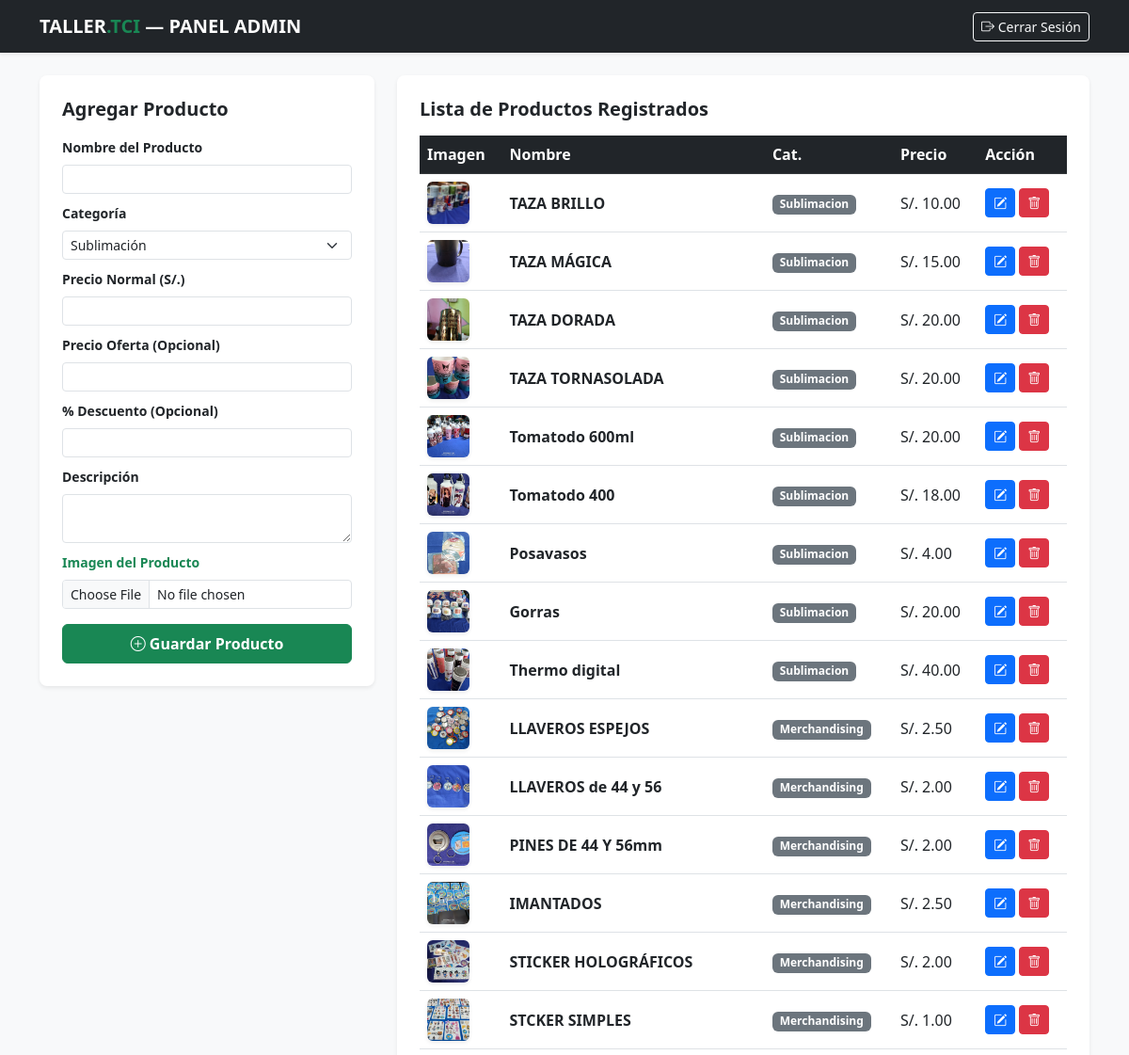
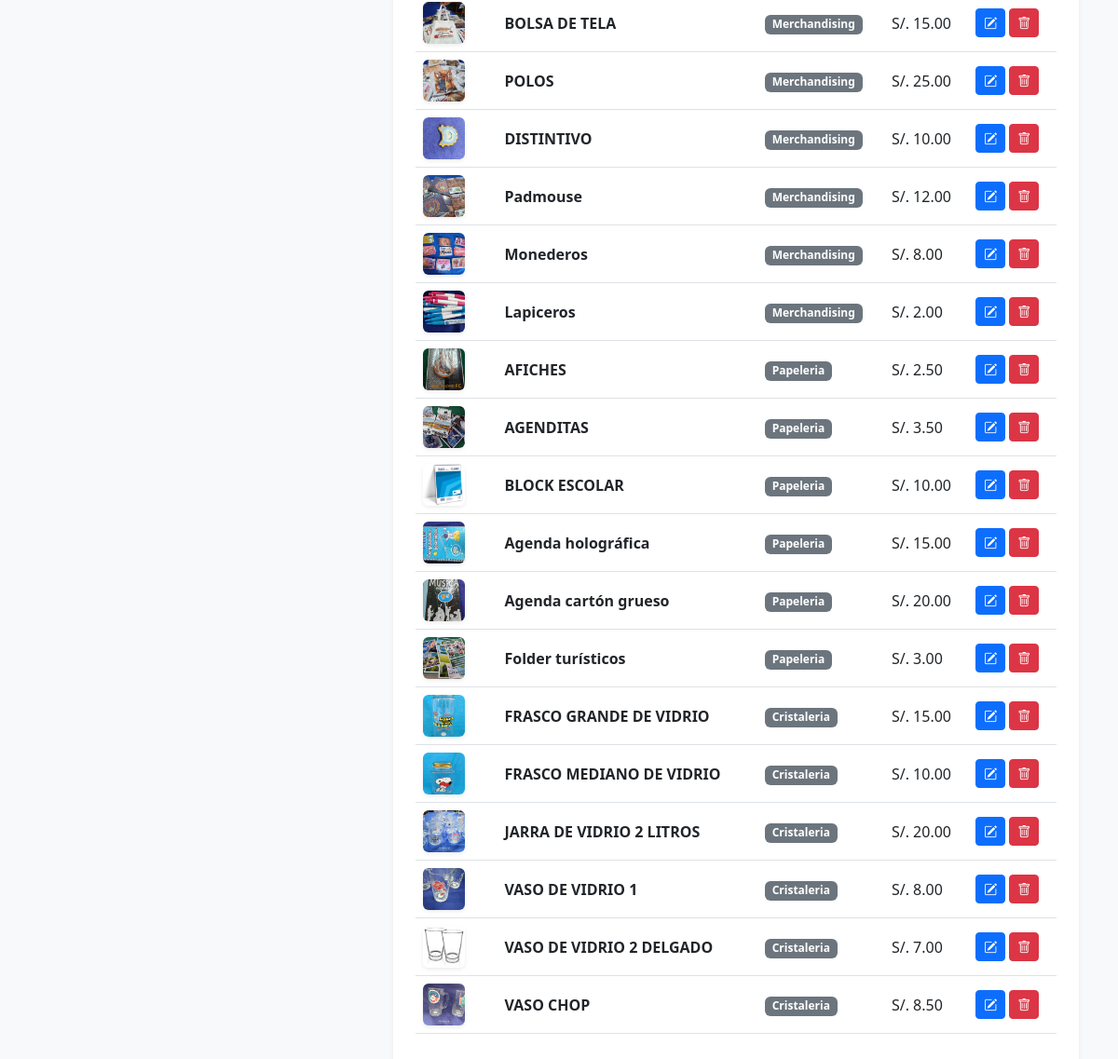
Screenshot of /admin/panel (signed in) with the database file from the repository (2 pictures, top to bottom).
### tables this page shows
CREATE TABLE productos (
            id INTEGER PRIMARY KEY AUTOINCREMENT,
            nombre TEXT NOT NULL,
            categoria TEXT NOT NULL,
            precio_normal REAL NOT NULL,
            precio_oferta REAL,
            descuento INTEGER,
            descripcion TEXT,
            imagen TEXT
        );

### app.py (the view, shortened to what this page needs)
@app.route('/admin/panel', methods=['GET', 'POST'])
def panel():
    if not session.get('admin_logged'):
        return redirect(url_for('admin'))
    conexion = sqlite3.connect('tienda.db')
    conexion.row_factory = sqlite3.Row
    cursor = conexion.cursor()
    cursor.execute("SELECT * FROM productos")
    productos = cursor.fetchall()
    conexion.close()
    return render_template('admin.html', productos=productos)

### templates/admin.html (shortened to what this page needs)
<!DOCTYPE html>
<html lang="es">
<head>
    <link href="https://cdn.jsdelivr.net/npm/bootstrap@5.3.0/dist/css/bootstrap.min.css" rel="stylesheet">
    <link rel="stylesheet" href="https://cdn.jsdelivr.net/npm/bootstrap-icons@1.11.1/font/bootstrap-icons.css">
</head>
<body class="bg-light">
    <nav class="navbar navbar-dark bg-dark shadow-sm">
        <div class="container">
            <span class="navbar-brand fw-bold text-uppercase">TALLER<span class="text-success">.TCI</span> — Panel Admin</span>
            <a href="/logout" class="btn btn-outline-light btn-sm"><i class="bi bi-box-arrow-right"></i> Cerrar Sesión</a>
        </div>
    </nav>
    <div class="container my-4">
        <div class="row g-4">
            <div class="col-12 col-lg-4">
                <div class="card shadow-sm border-0 rounded-3 p-4 bg-white">
                    <h5 class="fw-bold mb-3">Agregar Producto</h5>
                    <form method="POST" enctype="multipart/form-data">
                        <div class="mb-2">
                            <label class="form-label small fw-bold">Nombre del Producto</label>
                            <input type="text" class="form-control form-control-sm" name="nombre" required>
                        </div>
                        <div class="mb-2">
                            <label class="form-label small fw-bold">Categoría</label>
                            <select class="form-select form-select-sm" name="categoria" required>
                                <option value="Sublimacion">Sublimación</option>
                            </select>
                        </div>
                        <div class="mb-2">
                            <label class="form-label small fw-bold">Precio Normal (S/.)</label>
                            <input type="number" step="0.01" class="form-control form-control-sm" name="precio_normal" required>
                        </div>
                        <div class="mb-2">
                            <label class="form-label small fw-bold">Precio Oferta (Opcional)</label>
                            <input type="number" step="0.01" class="form-control form-control-sm" name="precio_oferta">
                        </div>
                        <div class="mb-2">
                            <label class="form-label small fw-bold">% Descuento (Opcional)</label>
                            <input type="number" class="form-control form-control-sm" name="descuento">
                        </div>
                        <div class="mb-2">
                            <label class="form-label small fw-bold">Descripción</label>
                            <textarea class="form-control form-control-sm" name="descripcion" rows="2"></textarea>
                        </div>
                        <div class="mb-3">
                            <label class="form-label small fw-bold text-success">Imagen del Producto</label>
                            <input type="file" class="form-control form-control-sm" name="imagen">
                        </div>
                        <button type="submit" class="btn btn-success w-100 fw-bold py-2"><i class="bi bi-plus-circle"></i> Guardar Producto</button>
                    </form>
                </div>
            </div>
            <div class="col-12 col-lg-8">
                <div class="card shadow-sm border-0 rounded-3 p-4 bg-white">
                    <h5 class="fw-bold mb-3">Lista de Productos Registrados</h5>
                    <div class="table-responsive">
                        <table class="table align-middle">
                            <thead class="table-dark">
                                <tr>
                                    <th>Imagen</th>
                                    <th>Nombre</th>
                                    <th>Cat.</th>
                                    <th>Precio</th>
                                    <th>Acción</th>
                                </tr>
                            </thead>
                            <tbody>
                                {% for p in productos %}
                                <tr>
                                    <td>
                                        {% if p.imagen %}
                                        <img src="{{ url_for('static', filename=p.imagen) }}" width="45" height="45" class="rounded object-fit-cover shadow-sm">
                                        {% else %}
                                        <span class="text-muted small">Sin foto</span>
                                        {% endif %}
                                    </td>
                                    <td class="fw-bold">{{ p.nombre }}</td>
                                    <td><span class="badge bg-secondary">{{ p.categoria }}</span></td>
                                    <td>S/. {{ "%.2f"|format(p.precio_oferta if p.precio_oferta else p.precio_normal) }}</td>
                                    <td>
                                        <a href="/admin/editar/{{ p.id }}" class="btn btn-primary btn-sm" title="Editar / Subir Foto"><i class="bi bi-pencil-square"></i></a>
                                        <a href="/admin/eliminar/{{ p.id }}" class="btn btn-danger btn-sm" title="Eliminar" onclick="return confirm('¿Estás seguro de eliminar este producto?');"><i class="bi bi-trash"></i></a>
                                    </td>
                                </tr>
                                {% endfor %}
                            </tbody>
                        </table>
                    </div>
                </div>
            </div>
        </div>
    </div>
</body>
</html>

### rows the page displays
productos: imagen (picture), nombre "TAZA BRILLO", categoria "Sublimacion", precio_oferta "10.00"
productos: imagen (picture), nombre "TAZA MÁGICA", categoria "Sublimacion", precio_oferta "15.00"
productos: imagen (picture), nombre "TAZA DORADA", categoria "Sublimacion", precio_oferta "20.00"
productos: imagen (picture), nombre "TAZA TORNASOLADA", categoria "Sublimacion", precio_oferta "20.00"
productos: imagen (picture), nombre "Tomatodo 600ml", categoria "Sublimacion", precio_oferta "20.00"
productos: imagen (picture), nombre "Tomatodo 400", categoria "Sublimacion", precio_oferta "18.00"
productos: imagen (picture), nombre "Posavasos", categoria "Sublimacion", precio_oferta "4.00"
productos: imagen (picture), nombre "Gorras", categoria "Sublimacion", precio_oferta "20.00"
productos: imagen (picture), nombre "Thermo digital", categoria "Sublimacion", precio_oferta "40.00"
productos: imagen (picture), nombre "LLAVEROS ESPEJOS", categoria "Merchandising", precio_oferta "2.50"
productos: imagen (picture), nombre "LLAVEROS de 44 y 56", categoria "Merchandising", precio_oferta "2.00"
productos: imagen (picture), nombre "PINES DE 44 Y 56mm", categoria "Merchandising", precio_oferta "2.00"
productos: imagen (picture), nombre "IMANTADOS", categoria "Merchandising", precio_oferta "2.50"
productos: imagen (picture), nombre "STICKER HOLOGRÁFICOS", categoria "Merchandising", precio_oferta "2.00"
productos: imagen (picture), nombre "STCKER SIMPLES", categoria "Merchandising", precio_oferta "1.00"
productos: imagen (picture), nombre "BOLSA DE TELA", categoria "Merchandising", precio_oferta "15.00"
productos: imagen (picture), nombre "POLOS", categoria "Merchandising", precio_oferta "25.00"
productos: imagen (picture), nombre "DISTINTIVO", categoria "Merchandising", precio_oferta "10.00"
productos: imagen (picture), nombre "Padmouse", categoria "Merchandising", precio_oferta "12.00"
productos: imagen (picture), nombre "Monederos", categoria "Merchandising", precio_oferta "8.00"
productos: imagen (picture), nombre "Lapiceros", categoria "Merchandising", precio_oferta "2.00"
productos: imagen (picture), nombre "AFICHES", categoria "Papeleria", precio_oferta "2.50"
productos: imagen (picture), nombre "AGENDITAS", categoria "Papeleria", precio_oferta "3.50"
productos: imagen (picture), nombre "BLOCK ESCOLAR", categoria "Papeleria", precio_oferta "10.00"
productos: imagen (picture), nombre "Agenda holográfica", categoria "Papeleria", precio_oferta "15.00"
productos: imagen (picture), nombre "Agenda cartón grueso", categoria "Papeleria", precio_oferta "20.00"
productos: imagen (picture), nombre "Folder turísticos", categoria "Papeleria", precio_oferta "3.00"
productos: imagen (picture), nombre "FRASCO GRANDE DE VIDRIO", categoria "Cristaleria", precio_oferta "15.00"
productos: imagen (picture), nombre "FRASCO MEDIANO DE VIDRIO", categoria "Cristaleria", precio_oferta "10.00"
productos: imagen (picture), nombre "JARRA DE VIDRIO 2 LITROS", categoria "Cristaleria", precio_oferta "20.00"
productos: imagen (picture), nombre "VASO DE VIDRIO 1", categoria "Cristaleria", precio_oferta "8.00"
productos: imagen (picture), nombre "VASO DE VIDRIO 2 DELGADO", categoria "Cristaleria", precio_oferta "7.00"
productos: imagen (picture), nombre "VASO CHOP", categoria "Cristaleria", precio_oferta "8.50"
